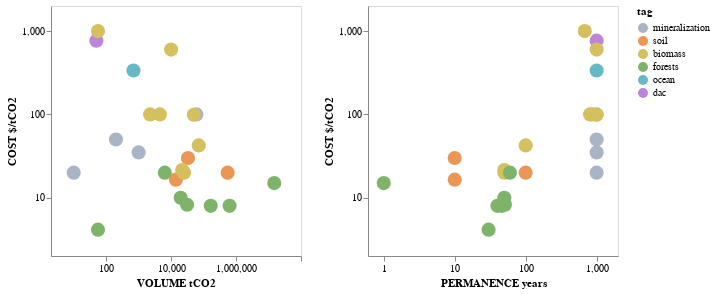

The cell this chart's notebook holds for it:
### Markdown cell above
We can also explore interactions among variables:

### Code cell
# chart
chart = alt.Chart(metrics_df.reset_index()).mark_circle(size=200).encode(
    color=color_scale,
    opacity=alt.condition(brush | click, alt.OpacityValue(1), alt.OpacityValue(0.4)),
    tooltip=tooltip
).properties(
    width=250,
    height=250
).add_selection(
    brush, click
)

# hconcat
(
    chart.encode(
        alt.X('volume', 
              axis=alt.Axis(title='VOLUME tCO2', tickCount=3), 
              scale=alt.Scale(type='log', domain=[2, 100000000])),
        alt.Y('cost', 
              axis=alt.Axis(title='COST $/tCO2', tickCount=3), 
              scale=alt.Scale(type='log', domain=[2, 2000], nice=False)),
    ) |
    chart.encode(
        alt.X('permanence', 
              axis=alt.Axis(title='PERMANENCE years', tickCount=3), 
              scale=alt.Scale(type='log', domain=[0.6, 2000], nice=False)),
        alt.Y('cost', 
              axis=alt.Axis(title='COST $/tCO2', tickCount=3), 
              scale=alt.Scale(type='log', domain=[2, 2000], nice=False)))
).configure_axis(grid=False).resolve_scale(
    y='shared'
)

### Figure 1 — Vega-Lite specification as saved in the notebook (floating-point values rounded to 4 significant figures)
{"config": {"view": {"continuousWidth": 400, "continuousHeight": 300}, "axis": {"grid": false}}, "hconcat": [{"mark": {"type": "circle", "size": 200}, "encoding": {"color": {"type": "nominal", "field": "tag", "scale": {"domain": ["mineralization", "soil", "biomass", "forests", "ocean", "dac"], "range": ["#a9b4c4", "#ea9755", "#d4c05e", "#7eb36a", "#64b9c4", "#bc85d9"]}}, "opacity": {"condition": {"value": 1, "selection": {"or": ["selector001", "selector002"]}}, "value": 0.4}, "tooltip": [{"type": "nominal", "field": "name"}, {"type": "quantitative", "field": "volume"}, {"type": "quantitative", "field": "cost"}, {"type": "quantitative", "field": "permanence"}, {"type": "quantitative", "field": "negativity"}], "x": {"type": "quantitative", "axis": {"tickCount": 3, "title": "VOLUME tCO2"}, "field": "volume", "scale": {"domain": [2, 100000000], "type": "log"}}, "y": {"type": "quantitative", "axis": {"tickCount": 3, "title": "COST $/tCO2"}, "field": "cost", "scale": {"domain": [2, 2000], "nice": false, "type": "log"}}}, "height": 250, "selection": {"selector001": {"type": "interval", "encodings": ["x", "y"]}, "selector002": {"type": "multi"}}, "width": 250}, {"mark": {"type": "circle", "size": 200}, "encoding": {"color": {"type": "nominal", "field": "tag", "scale": {"domain": ["mineralization", "soil", "biomass", "forests", "ocean", "dac"], "range": ["#a9b4c4", "#ea9755", "#d4c05e", "#7eb36a", "#64b9c4", "#bc85d9"]}}, "opacity": {"condition": {"value": 1, "selection": {"or": ["selector001", "selector002"]}}, "value": 0.4}, "tooltip": [{"type": "nominal", "field": "name"}, {"type": "quantitative", "field": "volume"}, {"type": "quantitative", "field": "cost"}, {"type": "quantitative", "field": "permanence"}, {"type": "quantitative", "field": "negativity"}], "x": {"type": "quantitative", "axis": {"tickCount": 3, "title": "PERMANENCE years"}, "field": "permanence", "scale": {"domain": [0.6, 2000], "nice": false, "type": "log"}}, "y": {"type": "quantitative", "axis": {"tickCount": 3, "title": "COST $/tCO2"}, "field": "cost", "scale": {"domain": [2, 2000], "nice": false, "type": "log"}}}, "height": 250, "selection": {"selector001": {"type": "interval", "encodings": ["x", "y"]}, "selector002": {"type": "multi"}}, "width": 250}], "data": {"name": "data-7b87862da07e7f190abdacf9f24361f1"}, "resolve": {"scale": {"y": "shared"}}, "$schema": "https://vega.github.io/schema/vega-lite/v4.0.2.json", "datasets": {"data-7b87862da07e7f190abdacf9f24361f1": [{"name": "Climeworks", "cost": 767.5, "volume": 50.0, "negativity": 0.9, "permanence": 1000.0, "tag": "dac"}, {"name": "CarbonCure", "cost": 100.0, "volume": 60000.0, "negativity": 0.824, "permanence": 1000.0, "tag": "mineralization"}, {"name": "Nori Harborview Farms", "cost": 16.5, "volume": 14010.0, "negativity": null, "permanence": 10.0, "tag": "soil"}, {"name": "Indigo Ag", "cost": 20.0, "volume": 550000.0, "negativity": null, "permanence": 100.0, "tag": "soil"}, {"name": "Biorecro", "cost": 99.0, "volume": 50000.0, "negativity": 0.9, "permanence": 1000.0, "tag": "biomass"}, {"name": "Carbo Culture", "cost": 1000.0, "volume": 56.0, "negativity": 0.965, "permanence": 680.0, "tag": "biomass"}, {"name": "Droneseed", "cost": 8.23, "volume": 31030.0, "negativity": 1.0, "permanence": 51.0, "tag": "forests"}, {"name": "Pachama Rip's Redwoods and Guanare", "cost": 8.0, "volume": 165800.0, "negativity": 0.19, "permanence": 46.0, "tag": "forests"}, {"name": "Ocean-based Climate Solutions", "cost": 336.1, "volume": 693.0, "negativity": 0.995, "permanence": 1000.0, "tag": "ocean"}, {"name": "Soil Value Exchange", "cost": 30.0, "volume": 33000.0, "negativity": 0.5, "permanence": 10.0, "tag": "soil"}, {"name": "GreenSand", "cost": 35.0, "volume": 1000.0, "negativity": 0.74, "permanence": 1000.0, "tag": "mineralization"}, {"name": "SilviaTerra", "cost": 15.0, "volume": 15000000.0, "negativity": 0.999, "permanence": 1.0, "tag": "forests"}, {"name": "Breadtree Farms", "cost": 4.14, "volume": 56.0, "negativity": 0.982, "permanence": 30.0, "tag": "forests"}, {"name": "Ecoera", "cost": 100.0, "volume": 4500.0, "negativity": 0.982, "permanence": 869.0, "tag": "biomass"}, {"name": "Finnish Log House Industry Association", "cost": 20.0, "volume": 25000.0, "negativity": 0.776, "permanence": 50.0, "tag": "biomass"}, {"name": "Ekovilla", "cost": 21.5, "volume": 21850.0, "negativity": 0.935, "permanence": 50.0, "tag": "biomass"}, {"name": "Carbofex", "cost": 100.0, "volume": 2250.0, "negativity": 0.944, "permanence": 807.0, "tag": "biomass"}, {"name": "Vandersanden", "cost": 20.0, "volume": 10.0, "negativity": 0.2, "permanence": 1000.0, "tag": "mineralization"}, {"name": "Future Forest", "cost": 20.0, "volume": 6380.0, "negativity": 0.995, "permanence": 60.0, "tag": "forests"}, {"name": "Carbon Sequestration Inc", "cost": 42.5, "volume": 71020.0, "negativity": 0.904, "permanence": 100.0, "tag": "biomass"}, {"name": "Bluesource Doe Mountain", "cost": 8.0, "volume": 631800.0, "negativity": 1.0, "permanence": 40.0, "tag": "forests"}, {"name": "Rizome", "cost": 10.0, "volume": 19700.0, "negativity": 0.98, "permanence": 50.0, "tag": "forests"}, {"name": "Project Vesta", "cost": 50.0, "volume": 200.0, "negativity": 0.961, "permanence": 1000.0, "tag": "mineralization"}, {"name": "Charm Industrial", "cost": 600.0, "volume": 10000.0, "negativity": 0.773, "permanence": 1000.0, "tag": "biomass"}]}}
